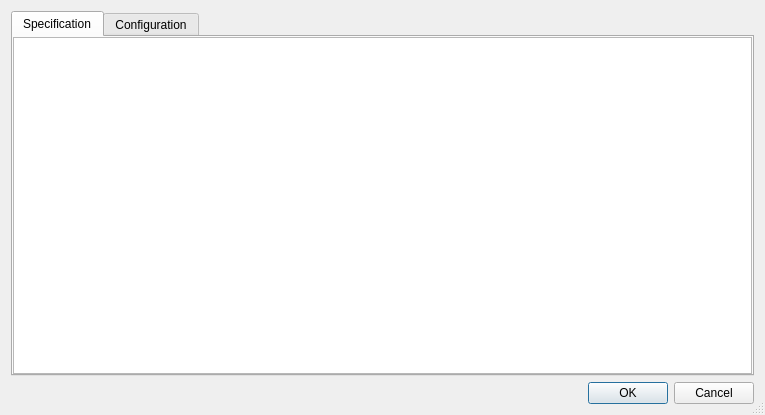
<?xml version="1.0" encoding="UTF-8"?>
<ui version="4.0">
 <class>Preferences</class>
 <widget class="QDialog" name="Preferences">
  <property name="geometry">
   <rect>
    <x>0</x>
    <y>0</y>
    <width>765</width>
    <height>415</height>
   </rect>
  </property>
  <property name="sizePolicy">
   <sizepolicy hsizetype="Expanding" vsizetype="Expanding">
    <horstretch>0</horstretch>
    <verstretch>0</verstretch>
   </sizepolicy>
  </property>
  <property name="windowTitle">
   <string>Dialog</string>
  </property>
  <property name="sizeGripEnabled">
   <bool>true</bool>
  </property>
  <property name="modal">
   <bool>false</bool>
  </property>

  <layout class="QGridLayout" name="gridLayout">
   <item row="0" column="0">
    <widget class="QTabWidget" name="tabWidget">
     <property name="sizePolicy">
      <sizepolicy hsizetype="Expanding" vsizetype="Expanding">
       <horstretch>0</horstretch>
       <verstretch>0</verstretch>
      </sizepolicy>
     </property>
     <property name="currentIndex">
      <number>0</number>
     </property>
     <widget class="QWidget" name="specTab">
      <property name="sizePolicy">
       <sizepolicy hsizetype="Expanding" vsizetype="Expanding">
        <horstretch>0</horstretch>
        <verstretch>0</verstretch>
       </sizepolicy>
      </property>
      <attribute name="title">
       <string>Specification</string>
      </attribute>
      <layout class="QGridLayout" name="gridLayout_3">
       <property name="leftMargin">
        <number>0</number>
       </property>
       <property name="topMargin">
        <number>0</number>
       </property>
       <property name="rightMargin">
        <number>0</number>
       </property>
       <property name="bottomMargin">
        <number>0</number>
       </property>
       <item row="0" column="0">
        <widget class="QPlainTextEdit" name="specPlainTextEdit">
         <property name="sizePolicy">
          <sizepolicy hsizetype="Expanding" vsizetype="Expanding">
           <horstretch>0</horstretch>
           <verstretch>0</verstretch>
          </sizepolicy>
         </property>
        </widget>
       </item>
      </layout>
     </widget>
     <widget class="QWidget" name="configTab">
      <property name="sizePolicy">
       <sizepolicy hsizetype="Expanding" vsizetype="Expanding">
        <horstretch>0</horstretch>
        <verstretch>0</verstretch>
       </sizepolicy>
      </property>
      <attribute name="title">
       <string>Configuration</string>
      </attribute>
      <layout class="QGridLayout" name="gridLayout_2">
       <property name="leftMargin">
        <number>0</number>
       </property>
       <property name="topMargin">
        <number>0</number>
       </property>
       <property name="rightMargin">
        <number>0</number>
       </property>
       <property name="bottomMargin">
        <number>0</number>
       </property>
       <item row="0" column="0">
        <widget class="QPlainTextEdit" name="configPlainTextEdit">
         <property name="sizePolicy">
          <sizepolicy hsizetype="Expanding" vsizetype="Expanding">
           <horstretch>0</horstretch>
           <verstretch>0</verstretch>
          </sizepolicy>
         </property>
        </widget>
       </item>
      </layout>
     </widget>
    </widget>
   </item>
   <item row="1" column="0">
    <widget class="QDialogButtonBox" name="buttonBox">
     <property name="sizePolicy">
      <sizepolicy hsizetype="Expanding" vsizetype="Fixed">
       <horstretch>0</horstretch>
       <verstretch>0</verstretch>
      </sizepolicy>
     </property>
     <property name="orientation">
      <enum>Qt::Horizontal</enum>
     </property>
     <property name="standardButtons">
      <set>QDialogButtonBox::Cancel|QDialogButtonBox::Ok</set>
     </property>
    </widget>
   </item>
  </layout>
 </widget>
 <resources/>
 <connections>
  <connection>
   <sender>buttonBox</sender>
   <signal>accepted()</signal>
   <receiver>Preferences</receiver>
   <slot>accept()</slot>
   <hints>
    <hint type="sourcelabel">
     <x>248</x>
     <y>254</y>
    </hint>
    <hint type="destinationlabel">
     <x>157</x>
     <y>274</y>
    </hint>
   </hints>
  </connection>
  <connection>
   <sender>buttonBox</sender>
   <signal>rejected()</signal>
   <receiver>Preferences</receiver>
   <slot>reject()</slot>
   <hints>
    <hint type="sourcelabel">
     <x>316</x>
     <y>260</y>
    </hint>
    <hint type="destinationlabel">
     <x>286</x>
     <y>274</y>
    </hint>
   </hints>
  </connection>
 </connections>
</ui>
